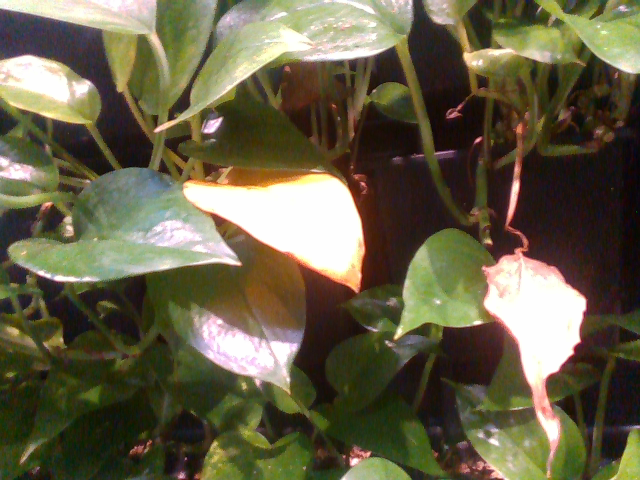
#> input picture test_scripts/perception/training_data/1_Color.png, 640 x 480 px
$ python mahalanobis_segmentation_RGB.py
#> lines starting #> are read from the running program, lines starting #| are printed output that depends on the picture; after the words box and inside, x2 and y2 are one past the last pixel; in counts of white or black regions, pixels touching at a corner belong together
import numpy as np
import matplotlib.pyplot as plt
import cv2
import os

# --- STEP 1: CONFIGURATION (Adjust per class) ---
# This allows you to fine-tune the sensitivity and cleaning for each condition
class_configs = {
    "yellow": {
        "threshold": 5.0,       # Sensitivity: Lower = stricter
        "kernel_size": (5, 5),  # Morphological cleaning
        "cmap": "YlOrBr"         # Visualization color map
    },
    "brown": {
        "threshold": 4.0,       # Brown often needs a wider threshold
        "kernel_size": (5, 5), # Larger kernel for "crunchy" textures
        "cmap": "copper"
    },
    "glossy": {
        "threshold": 10.0,        # Strict: catches only bright reflections
        "kernel_size": (5, 5),   # Small kernel for pinpoint highlights
        "cmap": "Blues_r"
    }
}

# --- STEP 2: LOAD DATA & STATS ---
stats_path = "perception_stats.npy"
if not os.path.exists(stats_path):
    print(f"Error: {stats_path} not found. Please run your training script first.")
    exit()

# Load the dictionary of means and inverse covariances
training_stats = np.load(stats_path, allow_pickle=True).item()
#> (reads test_scripts/perception/perception_stats.npy from the repository)

# Target test image
test_file = "training_data/1_Color.png"
img_test = cv2.imread(test_file)
#> img_test is the input picture: shape (480, 640, 3); mean B, G, R 70.9, 95.6, 101.8
if img_test is None:
    print(f"Error: Could not load {test_file}")
    exit()

img_test_rgb = cv2.cvtColor(img_test, cv2.COLOR_BGR2RGB)
rows, cols, _ = img_test.shape
#> rows = 480; cols = 640

# Prepare pixels for calculation (reshape to N x 3)
pixels_test = np.reshape(img_test, (-1, 3)).astype(float)

# --- STEP 3: PERFORM 3 DISTINCT SEGMENTATIONS ---
results = {}

for cls, config in class_configs.items():
    # 1. Get stats for this specific class
    mu = training_stats[cls]["mean"]
    inv_cov = training_stats[cls]["inv_cov"]

    # 2. Calculate Mahalanobis Distance
    diff = pixels_test - mu
    # Quadratic form: (x-mu)^T * Sigma^-1 * (x-mu)
    dist_flat = np.sum(diff * (diff @ inv_cov), axis=1)
    dist_img = np.reshape(dist_flat, (rows, cols))

    # 3. Apply individual Threshold
    binary_mask = (dist_img < config["threshold"]).astype(np.uint8) * 255

    # 4. Apply individual Morphological Ops
    kernel = np.ones(config["kernel_size"], np.uint8)
    morphed = cv2.morphologyEx(binary_mask, cv2.MORPH_OPEN, kernel)
    morphed = cv2.morphologyEx(morphed, cv2.MORPH_CLOSE, kernel)

    results[cls] = {
        "mask": morphed,
        "dist_map": dist_img
    }
#> this loop made 3 passes
#> pass 1, `dist_img = np.reshape(dist_flat, (rows, cols))`:
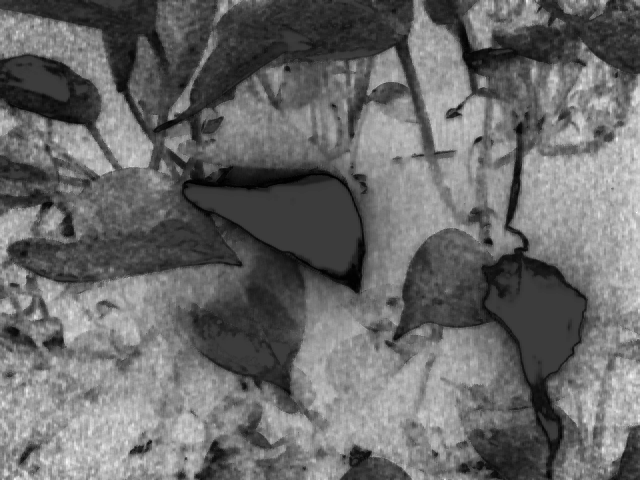
#> dist_img: shape (480, 640) float64; min 0.149, max 67.22, mean 28.1; drawn with min black and max white
#> pass 1, `binary_mask = (dist_img < config["threshold"]).astype(np.uint8) * 255`:
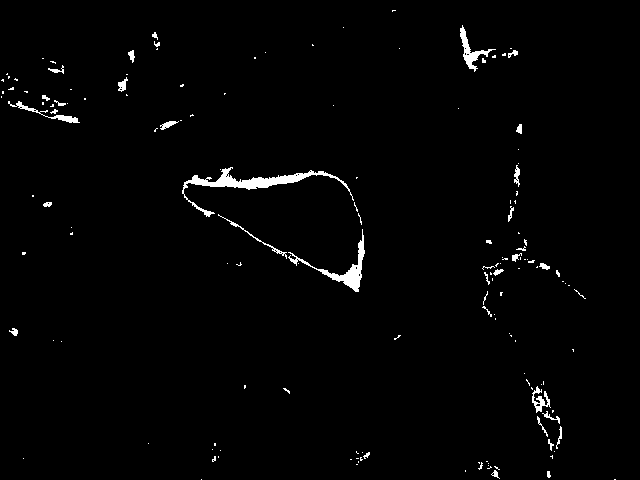
#> binary_mask: shape (480, 640); 1.6% white; 151 white regions (117 under 20 px), largest, box (x1, y1, x2, y2) and area: (182, 167, 354, 217) 1317, (288, 229, 365, 292) 735, (460, 25, 496, 72) 385
#> pass 1, `morphed = cv2.morphologyEx(binary_mask, cv2.MORPH_OPEN, kernel)`:
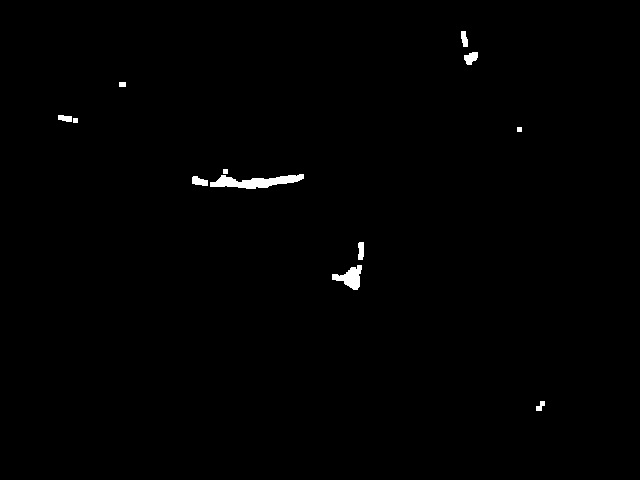
#> morphed: shape (480, 640); 0.59% white; 12 white regions, largest, box (x1, y1, x2, y2) and area: (210, 174, 304, 189) 764, (332, 265, 362, 290) 389, (464, 52, 478, 65) 127
#> after the loop:
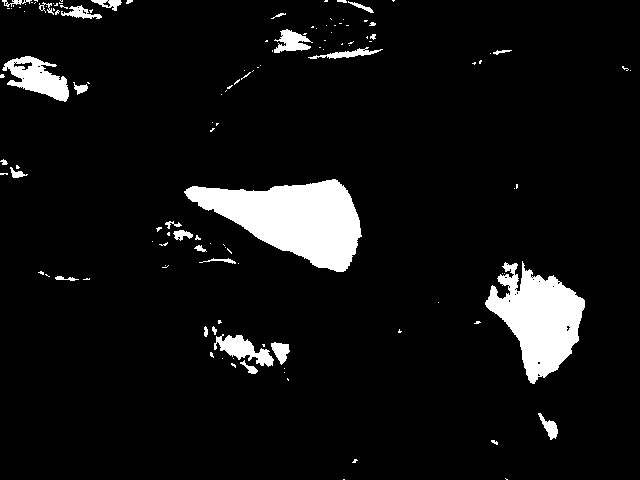
#> binary_mask: shape (480, 640); 7% white; 127 white regions (96 under 20 px), largest, box (x1, y1, x2, y2) and area: (184, 179, 362, 272) 9161, (485, 261, 585, 384) 6543, (2, 56, 69, 102) 1588
#> after the loop, results = 3 items

# --- STEP 4: VISUALIZATION ---
fig, axes = plt.subplots(2, 2, figsize=(16, 12))
axes = axes.ravel()

# Plot 1: Original Image
axes[0].imshow(img_test_rgb)
axes[0].set_title(f"Original Image: {os.path.basename(test_file)}")
axes[0].axis('off')

# Plot 2, 3, 4: Individual Class Masks
for i, cls in enumerate(class_configs.keys(), start=1):
    conf = class_configs[cls]
    mask = results[cls]["mask"]

    # We display the binary mask but use a color map to reflect the class type
    axes[i].imshow(mask, cmap='gray')
    axes[i].set_title(f"Class: {cls.upper()}\n(Threshold: {conf['threshold']}, Kernel: {conf['kernel_size']})")
    axes[i].axis('off')
#> this loop made 3 passes
#> pass 2, `mask = results[cls]["mask"]`:
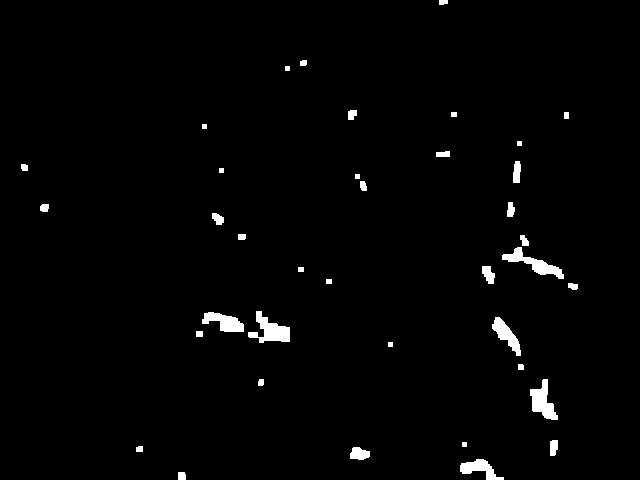
#> mask: shape (480, 640); 1.7% white; 38 white regions, largest, box (x1, y1, x2, y2) and area: (248, 311, 290, 343) 656, (502, 247, 564, 279) 617, (530, 379, 558, 420) 590
#> pass 3, `mask = results[cls]["mask"]`:
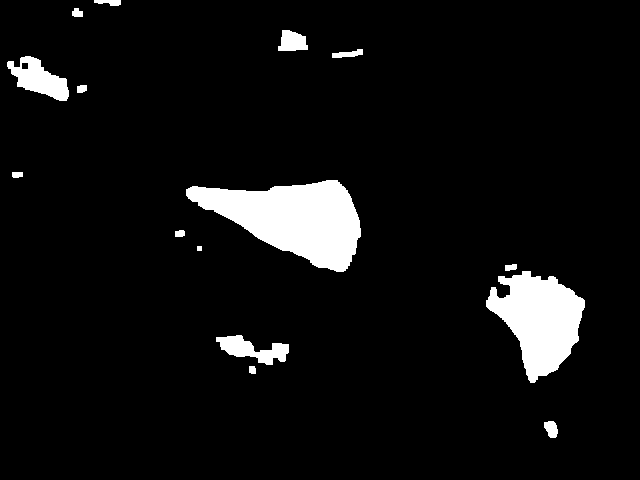
#> mask: shape (480, 640); 6.3% white; 15 white regions, largest, box (x1, y1, x2, y2) and area: (186, 180, 361, 272) 9134, (486, 271, 585, 383) 6394, (7, 56, 69, 101) 1445

plt.tight_layout()
plt.show()
